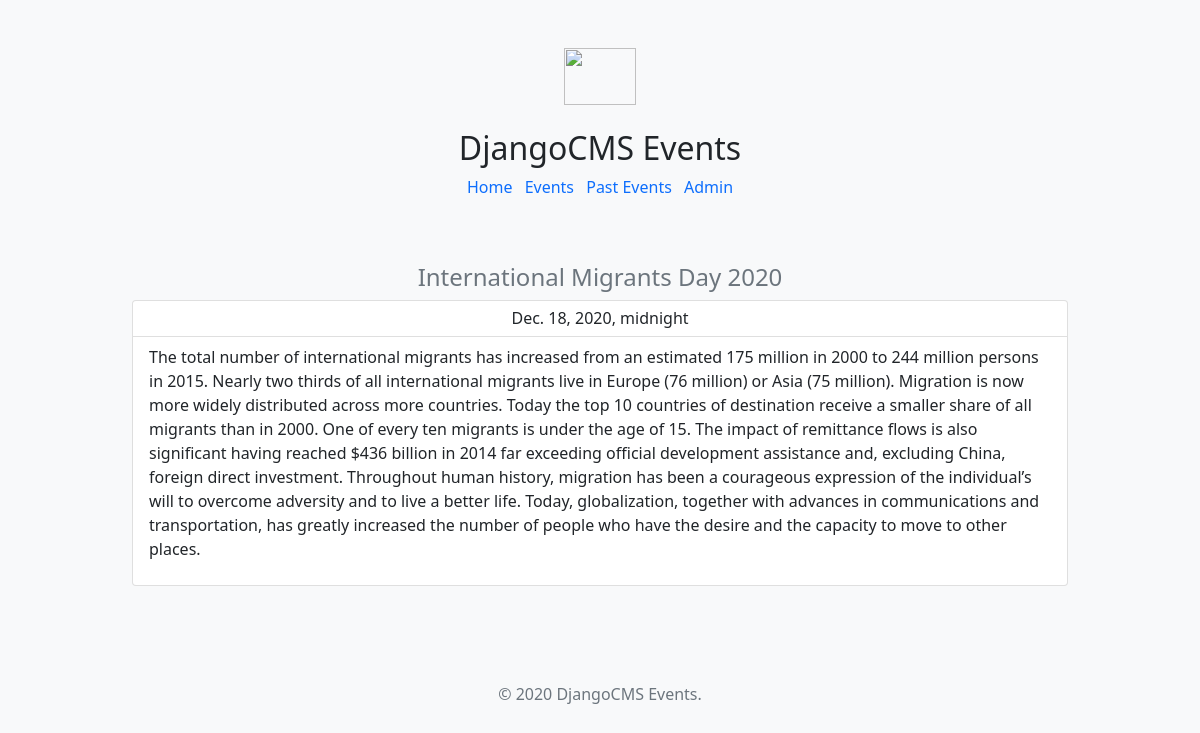
Screenshot of /en/events/detail/1 with the database file from the repository.
### events/models.py (models this page shows, shortened)
class Events(models.Model):
    title = models.CharField(max_length=200)
    description = models.TextField()
    datetime = models.DateTimeField(default=dt.now)
    is_featured = models.BooleanField(default=False, blank=True)
    class Meta:
        verbose_name_plural = 'Events'

### events/views.py (the view)
# urls.py: path('events/detail/<id>', views.detail, name='detail')
def detail(request, id):
    event = Events.objects.get(id=id)
    context = {
        'event': event
    }
    return render(request, 'events/detail.html', context)

### events/templates/events/detail.html
{% extends 'events/base.html' %}
{% block events_content %}
<div class="row">
    <div class="col-sm-12">
        <h4 class="d-flex justify-content-center align-items-center">
            <span class="text-muted">{{ event.title }}</span>
        </h4>
        <ul class="list-group">
            <li class="list-group-item d-flex justify-content-center">
                <h6 class="my-0">{{ event.datetime }}</h6>
            </li>
            <li class="list-group-item d-flex justify-content-center">
                <p>{{ event.description }}</p>
            </li>
        </ul>
    </div>
</div>
{% endblock %}

### rows the page displays
Events: title "International Migrants Day 2020", datetime "Dec. 18, 2020, midnight", description "The total number of international migrants has increased from an estimated 175 million in 2000 to 244 million persons in 2015. Nearly two thirds of all international migrants live in Europe (76 million) or Asia (75 million). Migration is now more widely distributed across more countries. Today the top 10 countries of destination receive a smaller share of all migrants than in 2000. One of every ten migrants is under the age of 15. The impact of remittance flows is also significant having reached $436 billion in 2014 far exceeding official development assistance and, excluding China, foreign direct investment. Throughout human history, migration has been a courageous expression of the…"
